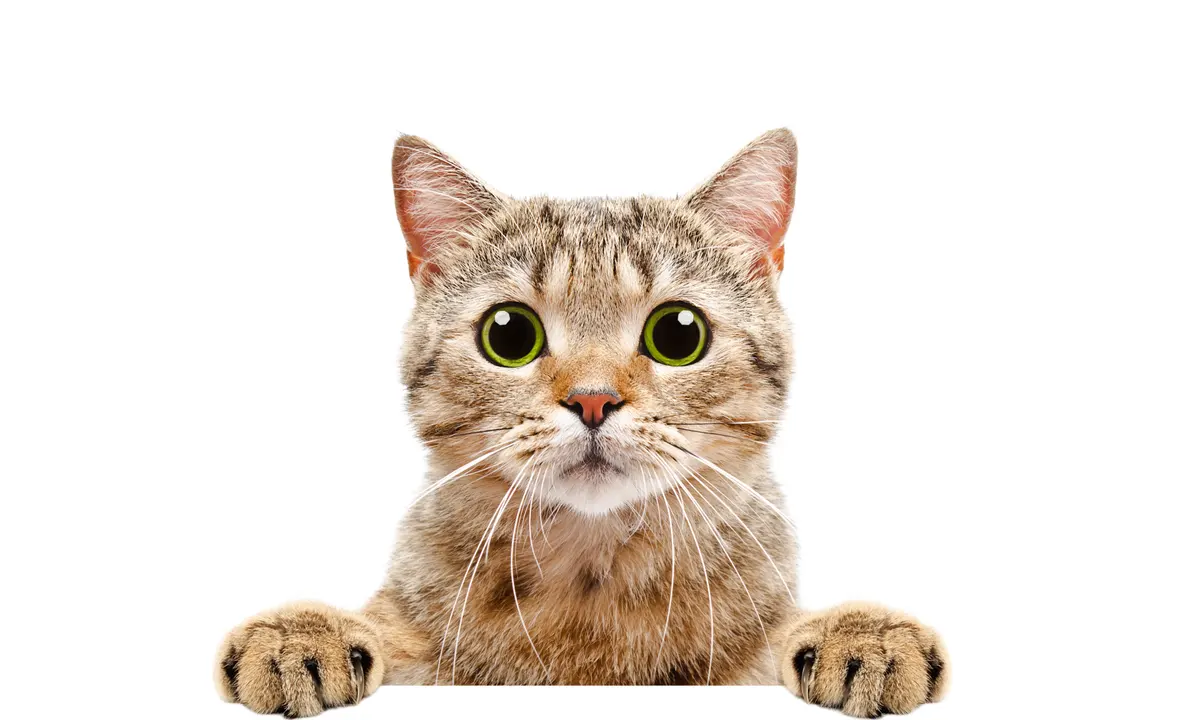
#> input picture Question1/cat1.webp, 1200 x 720 px
$ python part4.py
#> lines starting #> are read from the running program, lines starting #| are printed output that depends on the picture; after the words box and inside, x2 and y2 are one past the last pixel; in counts of white or black regions, pixels touching at a corner belong together
import cv2
import numpy as np
from matplotlib import pyplot as plt

def non_max_suppression(boxes, overlap_thresh=0.3):
    if len(boxes) == 0:
        return []

    boxes = np.array(boxes)
    pick = []

    x1 = boxes[:, 0]
    y1 = boxes[:, 1]
    x2 = boxes[:, 0] + boxes[:, 2]
    y2 = boxes[:, 1] + boxes[:, 3]
    area = boxes[:, 2] * boxes[:, 3]

    idxs = np.argsort(area)[::-1]

    while len(idxs) > 0:
        i = idxs[0]
        pick.append(i)

        xx1 = np.maximum(x1[i], x1[idxs[1:]])
        yy1 = np.maximum(y1[i], y1[idxs[1:]])
        xx2 = np.minimum(x2[i], x2[idxs[1:]])
        yy2 = np.minimum(y2[i], y2[idxs[1:]])

        w = np.maximum(0, xx2 - xx1)
        h = np.maximum(0, yy2 - yy1)

        overlap = (w * h) / area[idxs[1:]]

        idxs = np.delete(idxs, np.concatenate(([0], np.where(overlap > overlap_thresh)[0] + 1)))

    return boxes[pick].astype(int)

def detect_cat_faces(image, apply_nms=True):
    cat_cascade = cv2.CascadeClassifier('haarcascade_frontalcatface_extended.xml')

    gray = cv2.cvtColor(image, cv2.COLOR_BGR2GRAY)
    gray = cv2.GaussianBlur(gray, (5, 5), 0)
    gray = cv2.equalizeHist(gray)

    faces = cat_cascade.detectMultiScale(
        gray,
        scaleFactor=1.1,
        minNeighbors=5,
        minSize=(50, 50)
    )

    if apply_nms and len(faces) > 1:
        faces = non_max_suppression(faces, overlap_thresh=0.4)

    result = image.copy()

    for (x, y, w, h) in faces:
        cv2.rectangle(result, (x, y), (x+w, y+h), (0, 255, 0), 2)
        cv2.putText(result, 'Cat', (x, y-10), cv2.FONT_HERSHEY_SIMPLEX,
                    0.9, (0, 255, 0), 2)

    return result, len(faces)

# Load images
img1_color = cv2.imread('cat1.webp')
#> img1_color is the input picture: shape (720, 1200, 3); mean B, G, R 219.7, 227.3, 235.5
img2_color = cv2.imread('cat2.jpeg')
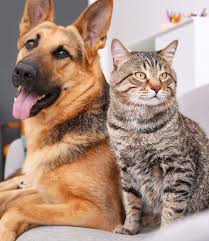
#> input picture Question1/cat2.jpeg, 209 x 241 px
#> img2_color is the input picture: shape (241, 209, 3); mean B, G, R 125.9, 142, 170.9

# Convert to grayscale (3-channel for visualization)
img1_gray = cv2.cvtColor(img1_color, cv2.COLOR_BGR2GRAY)
img1_gray_3ch = cv2.cvtColor(img1_gray, cv2.COLOR_GRAY2BGR)

img2_gray = cv2.cvtColor(img2_color, cv2.COLOR_BGR2GRAY)
img2_gray_3ch = cv2.cvtColor(img2_gray, cv2.COLOR_GRAY2BGR)

# Detect on color images
img1_color_result, count1_color = detect_cat_faces(img1_color, apply_nms=True)
#> in detect_cat_faces, `faces = cat_cascade.detectMultiScale( gray, scaleFactor=1.1, minNeighb..`: faces = [[413, 179, 363, 363]]
#> the loop in detect_cat_faces, `for (x, y, w, h) in faces:` made 1 pass
#> after the loop in detect_cat_faces, `for (x, y, w, h) in faces:`:
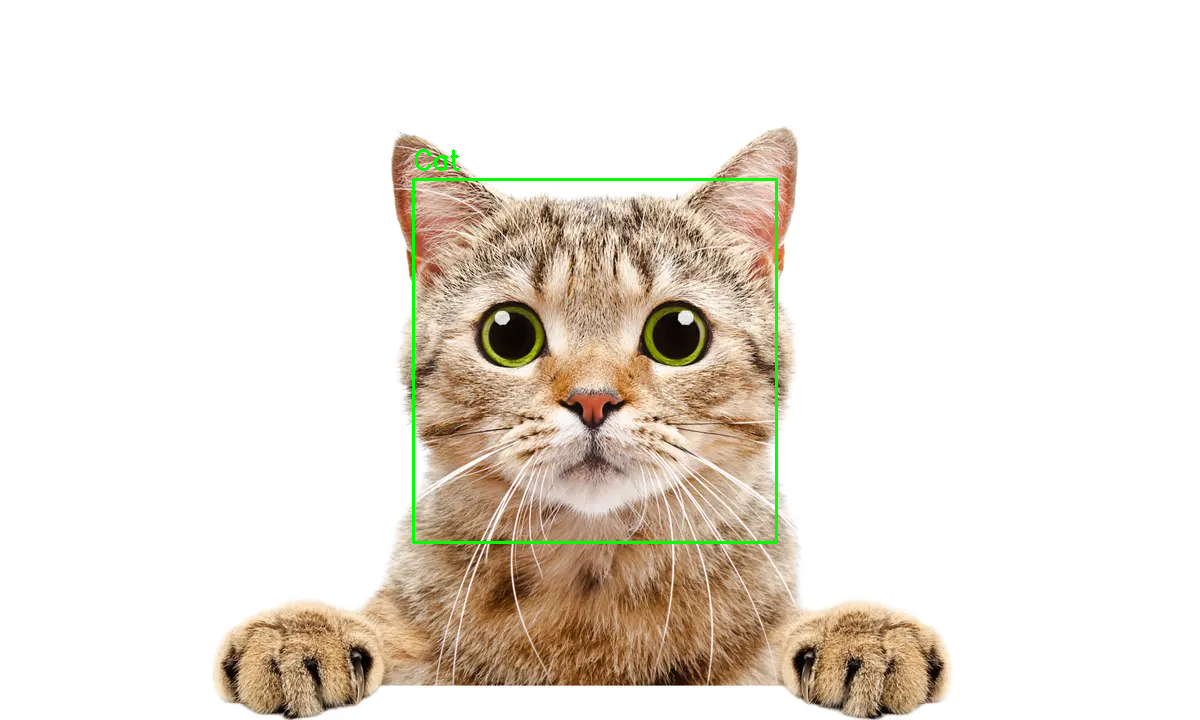
#> result: shape (720, 1200, 3); 0.54% of pixels changed, all inside (x1, y1, x2, y2) = (412, 149, 778, 544)
#> count1_color = 1
img2_color_result, count2_color = detect_cat_faces(img2_color, apply_nms=True)
#> call 2 of detect_cat_faces, with apply_nms = True
#> in detect_cat_faces (call 2), `gray = cv2.equalizeHist(gray)`:
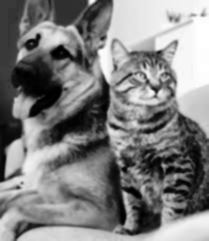
#> gray: shape (241, 209); min 0, max 255, mean 128.2
#> in detect_cat_faces (call 2), `faces = cat_cascade.detectMultiScale( gray, scaleFactor=1.1, minNeighb..`: faces = [[124, 53, 58, 58]]
#> the loop in detect_cat_faces (call 2), `for (x, y, w, h) in faces:` made 1 pass
#> after the loop in detect_cat_faces (call 2), `for (x, y, w, h) in faces:`:
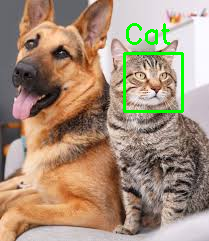
#> result: shape (241, 209, 3); 2.04% of pixels changed, all inside (x1, y1, x2, y2) = (123, 23, 184, 113)
#> count2_color = 1

# Detect on grayscale images
img1_gray_result, count1_gray = detect_cat_faces(img1_gray_3ch, apply_nms=True)
#> call 3 of detect_cat_faces, with apply_nms = True
#> in detect_cat_faces (call 3), `faces = cat_cascade.detectMultiScale( gray, scaleFactor=1.1, minNeighb..`: faces = [[413, 179, 363, 363]]
#> the loop in detect_cat_faces (call 3), `for (x, y, w, h) in faces:` made 1 pass
#> after the loop in detect_cat_faces (call 3), `for (x, y, w, h) in faces:`:
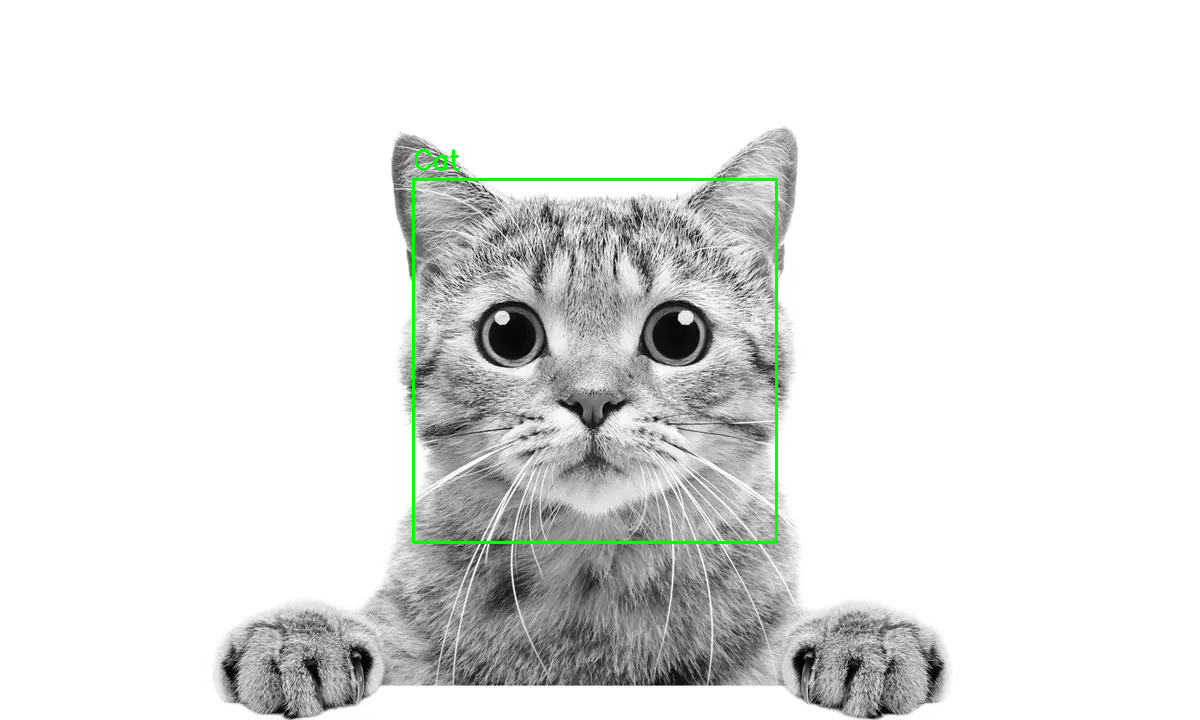
#> result: shape (720, 1200, 3); mean B, G, R 227.9, 229.3, 227.9
#> count1_gray = 1
img2_gray_result, count2_gray = detect_cat_faces(img2_gray_3ch, apply_nms=True)
#> call 4 of detect_cat_faces, with apply_nms = True
#> in detect_cat_faces (call 4), `faces = cat_cascade.detectMultiScale( gray, scaleFactor=1.1, minNeighb..`: faces = [[124, 53, 58, 58]]
#> the loop in detect_cat_faces (call 4), `for (x, y, w, h) in faces:` made 1 pass
#> after the loop in detect_cat_faces (call 4), `for (x, y, w, h) in faces:`:
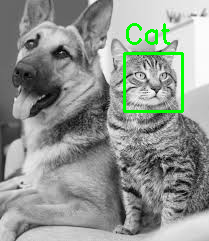
#> result: shape (241, 209, 3); mean B, G, R 145, 150.2, 145
#> count2_gray = 1

# Display results
plt.figure(figsize=(16, 12))

plt.subplot(2, 2, 1)
plt.imshow(cv2.cvtColor(img1_color_result, cv2.COLOR_BGR2RGB))
plt.title(f'Image 1 - Color (Detected: {count1_color})')
plt.axis('off')

plt.subplot(2, 2, 2)
plt.imshow(cv2.cvtColor(img1_gray_result, cv2.COLOR_BGR2RGB))
plt.title(f'Image 1 - Grayscale (Detected: {count1_gray})')
plt.axis('off')

plt.subplot(2, 2, 3)
plt.imshow(cv2.cvtColor(img2_color_result, cv2.COLOR_BGR2RGB))
plt.title(f'Image 2 - Color (Detected: {count2_color})')
plt.axis('off')

plt.subplot(2, 2, 4)
plt.imshow(cv2.cvtColor(img2_gray_result, cv2.COLOR_BGR2RGB))
plt.title(f'Image 2 - Grayscale (Detected: {count2_gray})')
plt.axis('off')

plt.tight_layout()
plt.show()
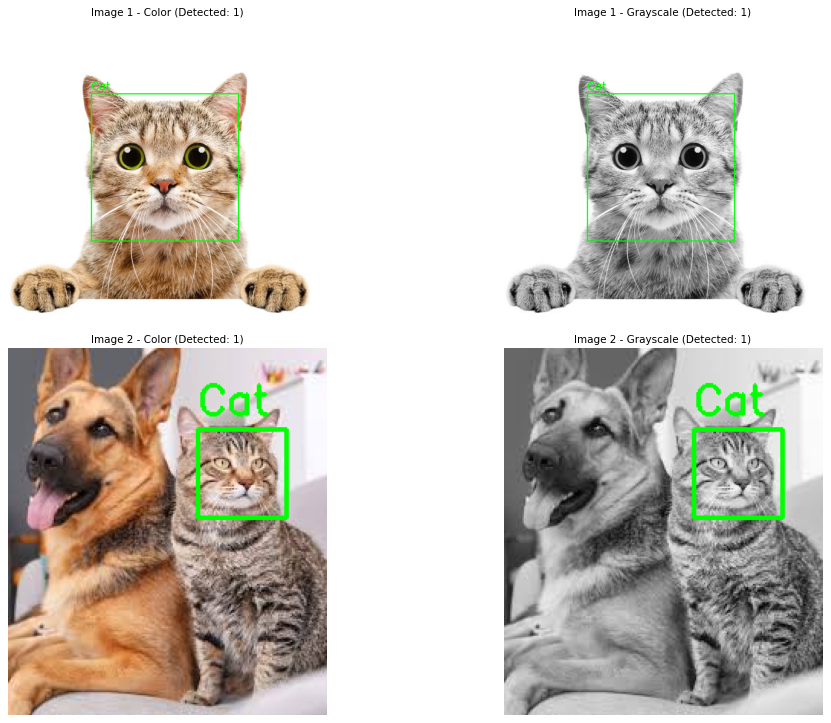
#> figure drawn by matplotlib, 4 panels

print(f"Image 1 - Color: {count1_color} face(s) detected")
#| Image 1 - Color: 1 face(s) detected
print(f"Image 1 - Grayscale: {count1_gray} face(s) detected")
#| Image 1 - Grayscale: 1 face(s) detected
print(f"Image 2 - Color: {count2_color} face(s) detected")
#| Image 2 - Color: 1 face(s) detected
print(f"Image 2 - Grayscale: {count2_gray} face(s) detected")
#| Image 2 - Grayscale: 1 face(s) detected
